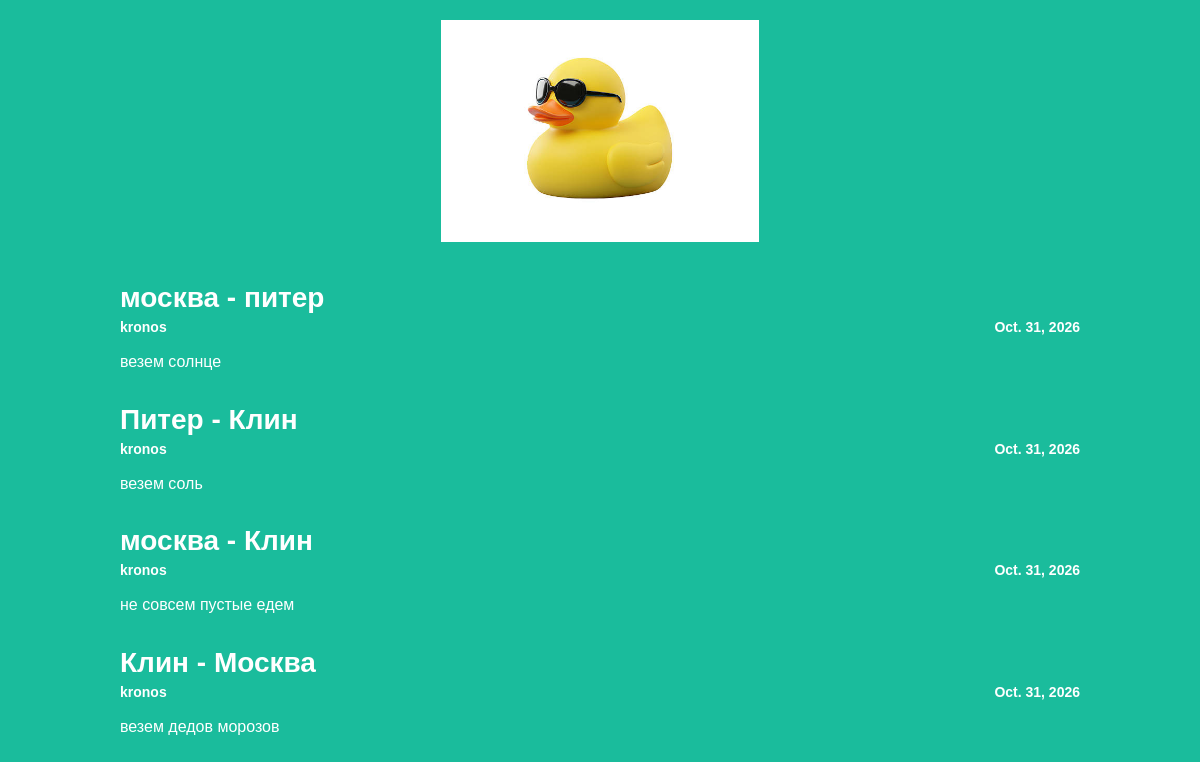
The page / on the database its author committed.
### articles/models.py (models this page shows, shortened)
class Shipment(models.Model):
    title = models.CharField(max_length=200, verbose_name="Название маршрута")
    author = models.ForeignKey(User, on_delete=models.CASCADE, verbose_name="Оформил")
    text = models.TextField(verbose_name="Детали перевозки")
    created_date = models.DateField(auto_now_add=True)
    def get_excerpt(self):
        return self.text[:140] + "..." if len(self.text) > 140 else self.text
    class Meta:
        verbose_name = "Перевозка"
        verbose_name_plural = "Перевозки"

### articles/views.py (the view)
# urls.py: path('', views.archive, name='archive'),
def archive(request):
    return render(request, 'archive.html', {"posts": Shipment.objects.all()})

### articles/templates/archive.html (shortened to what this page needs)
{% load static %}
<!DOCTYPE html>
<html>
<head>
    <link rel="stylesheet" href="{% static 'css/article.css' %}">
</head>
<body class="archive">
    <div class="header">
        <img src="{% static 'image.png' %}" alt="Django public blog">
    </div>
    <div class="archive">
        {% for post in posts %}
        <div class="one-post">
            <h2 class="post-title">
                <a href="{% url 'get_article' article_id=post.id %}">{{ post.title }}</a>
            </h2>
            <div class="article-info">
                <div class="article-author">{{ post.author.username }}</div>
                <div class="article-created-date">{{ post.created_date }}</div>
            </div>
            <p class="article-text">{{ post.get_excerpt }}</p>
        </div>
        {% endfor %}
    </div>
</body>
</html>

### articles/static/css/article.css (style rules this page uses)
body { background: #1abc9c; font-family: Tahoma, Arial, sans-serif; color: #ffffff; margin: 0; padding: 20px; }
.archive { width: 960px; margin-left: auto; margin-right: auto; }
.archive .header { text-align: center; margin-bottom: 40px; }
.archive .header img { display: block; width: 318px; margin-left: auto; margin-right: auto; }
.one-post { margin-bottom: 30px; }
.post-title { font-size: 28px; margin-bottom: 5px; margin-top: 0; }
.post-title a { color: #ffffff; text-decoration: none; }
.article-info { display: flex; justify-content: space-between; font-size: 14px; margin-bottom: 15px; font-weight: bold; }
.article-text { font-size: 16px; line-height: 1.4; }

### rows shown on the page
Shipment: title "москва - питер", author.username "kronos", created_date "Oct. 31, 2026", get_excerpt "везем солнце"
Shipment: title "Питер - Клин", author.username "kronos", created_date "Oct. 31, 2026", get_excerpt "везем соль"
Shipment: title "москва - Клин", author.username "kronos", created_date "Oct. 31, 2026", get_excerpt "не совсем пустые едем"
Shipment: title "Клин - Москва", author.username "kronos", created_date "Oct. 31, 2026", get_excerpt "везем дедов морозов"
